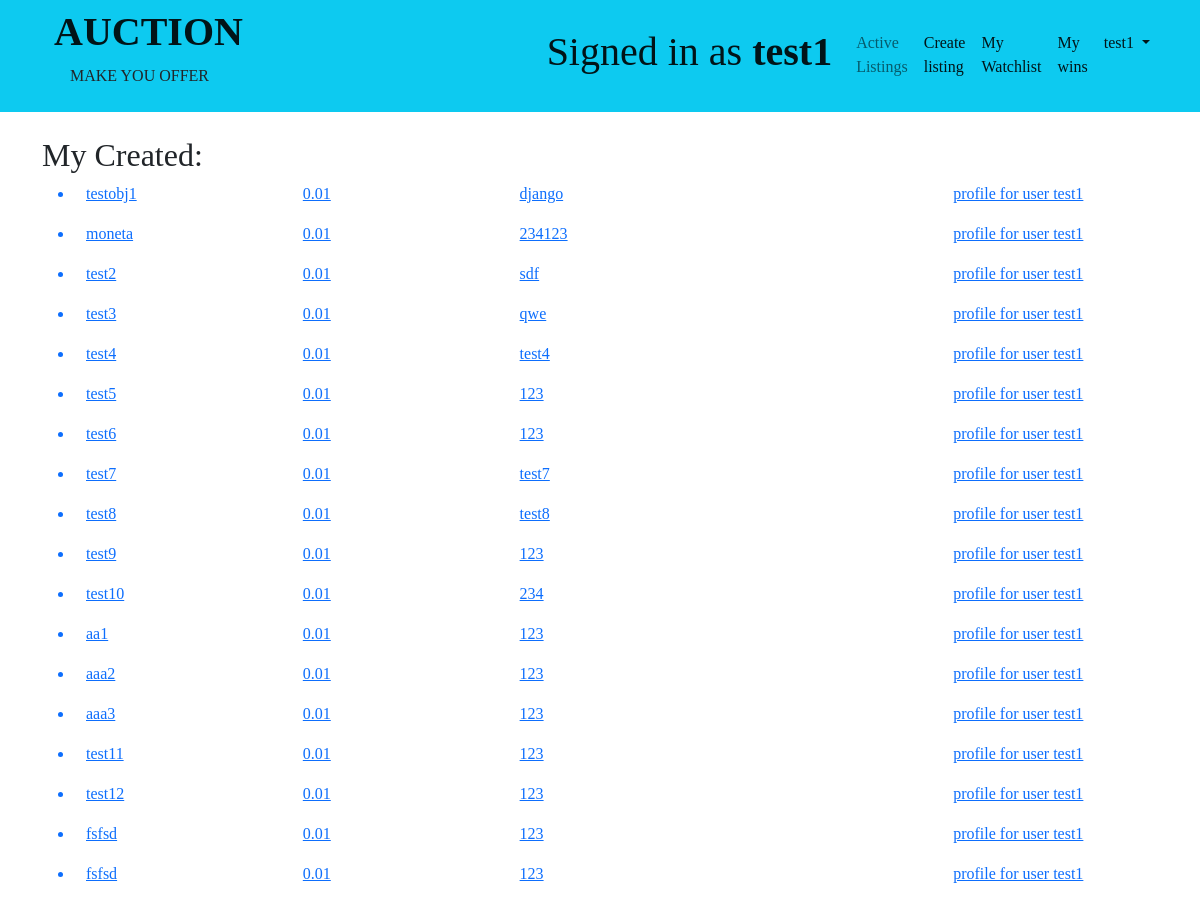
/createdAuction/ (signed in), run on the app's committed database.
### auction/models.py (models this page shows)
class AuctionListing(models.Model):
    profile =models.ForeignKey(Profile, on_delete=models.CASCADE, related_name="profile")
    product = models.CharField(max_length=200)
    slug=models.SlugField(max_length=200,db_index=True)
    photo = models.ImageField(upload_to="pics/%y/%m/%d/")
    description = models.TextField(max_length=500)
    starting_bid = models.FloatField(default=0.01)
    current_price = models.FloatField()
    current_winner = models.ForeignKey(User, on_delete=models.CASCADE, related_name="current_winner", blank=True, null=True)
    active = models.BooleanField(default=True)
    manualClose = models.BooleanField(default=False)
    date = models.DateTimeField(default=timezone.now, blank=True)
    start =  models.DateTimeField(blank=True)
    end =  models.DateTimeField(blank=True)
    def __str__(self):
        return f"{self.product}: $ {self.current_price}: ${self.date}"

### accounts/models.py (models this page shows)
class Profile(models.Model):
    user = models.ForeignKey(User, on_delete=models.CASCADE, related_name='profile')
    email = models.EmailField(max_length=254, blank=True)
    class Meta:
        ordering = ['user']
    def __str__(self):
        return "profile for user {}".format(self.user.username)

### accounts/views.py (the view)
# urls.py: path("createdAuction/",createdAuction, name="mycreated"),
def createdAuction(request):
    user = get_user_or404(request)
    print(user, 'USER')
    profile = Profile.objects.get(user=request.user)
    print(profile, 'PROFILE')
    mycreated = AuctionListing.objects.filter(profile=request.user.pk)
    print(mycreated ,'OBJECTS')
    context = {"user": user, "profile": profile, "mycreated": mycreated}
    return render(request, 'accounts/mycreated.html', context)

### accounts/views.py (called while the page is built)
def get_user_or404(request):
    try:
        return User.objects.get(pk=request.user.pk)
    except User.DoesNotExist:
        raise Http404("User does not exist")

### accounts/templates/accounts/mycreated.html (shortened to what this page needs)
{% extends "base.html" %}
{% load crispy_forms_tags %}
{% block content %}
    <h2>My Created:</h2>
    {% for listing in mycreated %}
    <a href="{% url 'listing_view' listing.id %}">
        <ul>
            <li>
                <div class="container">
                    <div class="row">
                        <div class="col col-sm">
                            {{listing.product}}
                        </div>
                        <div class="col col-sm">
                            {{listing.current_price}}
                        </div>
                        <div class="col col-lg">
                            {{listing.description}}
                        </div>
                        <div class="col col-lg">
                        </div>
                        <div class="col col-sm">
                            {{listing.profile}}
                        </div>
                    </div>
                </div>
            </li>
        </ul>
    </a>
    {% endfor %}
{% endblock content %}

### templates/base.html (shortened to what this page needs)
{% load static %}
<html lang="en">
  <head>
    <link href="https://cdn.jsdelivr.net/npm/bootstrap@5.1.3/dist/css/bootstrap.min.css"
          rel="stylesheet"
>
    <link rel="stylesheet" href="{% static 'css/auction.css' %}"/>
  </head>
  <body>
  <nav class="navbar navbar-expand-lg navbar-light bg-info">
    <div class="container">
  <div class="container-fluid">
    <a class="navbar-brand" href="#"><h1><strong>AUCTION </strong></h1></a>MAKE YOU OFFER<p class="text-right"></p>
  </div>
    <div class="collapse navbar-collapse" id="navbarSupportedContent">
      <ul class="navbar-nav me-auto mb-2 mb-lg-0">
        {% if request.user.is_authenticated %}
        <a class="navbar-brand" href="#"><h1>Signed in as <strong>{{ user.username }}</strong></h1></a><p class="text-right"></p>
        <li class="nav-item">
            <a class="nav-link" href="{% url 'index' %}">Active Listings</a>
        </li>
        <li class="nav-item">
          <a class="nav-link active" aria-current="page" href="{% url 'create_listing' %}">Create listing</a>
        </li>
        <li class="nav-item">
          <a class="nav-link active" aria-current="page" href="{% url 'watchlist' %}">My Watchlist</a>
        </li>
        <li class="nav-item">
          <a class="nav-link active" aria-current="page" href="{% url 'my_wins' %}">My wins</a>
        </li>
        <li class="nav-item dropdown">
            <a class="nav-link active dropdown-toggle" href="#" id="navbarDropdown" role="button" data-bs-toggle="dropdown" aria-haspopup="true" aria-expanded="false">
              {{ request.user.username }}
            </a>
        </li>
          {% endif %}
      </ul>
    </div>
    </div>
</nav>
    <br/>
    <div class="container">
        {% block content %}
        {% endblock content %}
    </div>
  <br>
  <br>
  <br>
  <br>
  </body>
</html>

### static/css/auction.css (style rules this page uses)
body { font-family: 'Coiny', cursive; }

### data on the page
AuctionListing: product "testobj1", current_price "0.01", description "django", profile "profile for user test1"
AuctionListing: product "moneta", current_price "0.01", description "234123", profile "profile for user test1"
AuctionListing: product "test2", current_price "0.01", description "sdf", profile "profile for user test1"
AuctionListing: product "test3", current_price "0.01", description "qwe", profile "profile for user test1"
AuctionListing: product "test4", current_price "0.01", description "test4", profile "profile for user test1"
AuctionListing: product "test5", current_price "0.01", description "123", profile "profile for user test1"
AuctionListing: product "test6", current_price "0.01", description "123", profile "profile for user test1"
AuctionListing: product "test7", current_price "0.01", description "test7", profile "profile for user test1"
AuctionListing: product "test8", current_price "0.01", description "test8", profile "profile for user test1"
AuctionListing: product "test9", current_price "0.01", description "123", profile "profile for user test1"
AuctionListing: product "test10", current_price "0.01", description "234", profile "profile for user test1"
AuctionListing: product "aa1", current_price "0.01", description "123", profile "profile for user test1"
AuctionListing: product "aaa2", current_price "0.01", description "123", profile "profile for user test1"
AuctionListing: product "aaa3", current_price "0.01", description "123", profile "profile for user test1"
AuctionListing: product "test11", current_price "0.01", description "123", profile "profile for user test1"
AuctionListing: product "test12", current_price "0.01", description "123", profile "profile for user test1"
AuctionListing: product "fsfsd", current_price "0.01", description "123", profile "profile for user test1"
AuctionListing: product "fsfsd", current_price "0.01", description "123", profile "profile for user test1"

### other printed values
{{ user.username }} "test1"
{{ request.user.username }} "test1"
